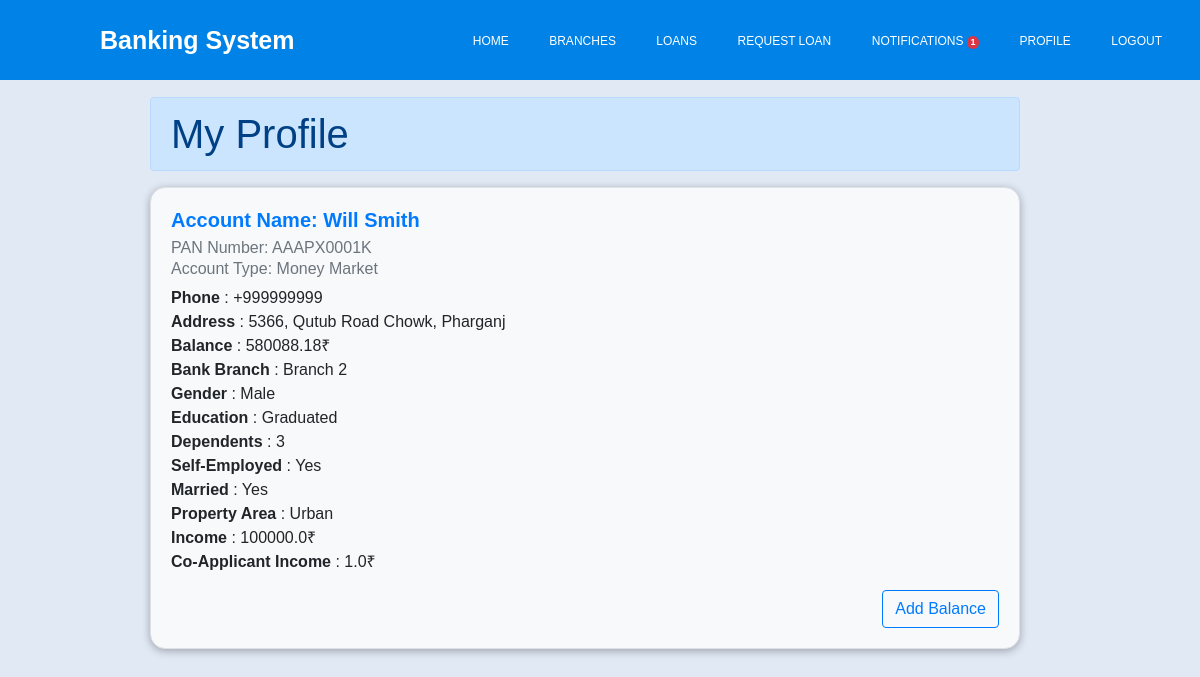
/my-profile (signed in), run on the app's committed database.
### app_authentication/models.py (models this page shows, shortened)
class User(AbstractBaseUser, PermissionsMixin):
    account_name = models.CharField(max_length=30, unique=True)
    pan_number_regex = '^[A-Z]{3}P[A-Z][0-9]{4}K$'
    pan_number_validator = RegexValidator(pan_number_regex,'Account Number must be in the format ABCP1X1234K','invalid')
    pan_number = models.CharField(validators=[pan_number_validator],max_length=11,unique=True,null=False,blank=False)
    phone_regex = '^\+?1?\d{9,15}$'
    phone_validator = RegexValidator(phone_regex,'Phone number must be entered in the format: +999999999. Up to 15 digits allowed.','invalid')
    phone = models.CharField(validators=[phone_validator],max_length=17,null=True,blank=True)
    address = models.CharField(max_length=100, null=True, blank=True)
    is_active = models.BooleanField(default=True)
    is_staff = models.BooleanField(default=False)
    self_employed = models.CharField(max_length=3, choices=SELF_EMPLOYED_MARRIAGE_CHOICES,default=SELF_EMPLOYED_MARRIAGE_CHOICES[0])
    married = models.CharField(max_length=3, choices=SELF_EMPLOYED_MARRIAGE_CHOICES,default=SELF_EMPLOYED_MARRIAGE_CHOICES[0])
    gender = models.CharField(max_length=6, choices=GENDER_CHOICES,default=GENDER_CHOICES[0])
    dependents = models.IntegerField(choices=DEPENDENTS_CHOICES,default=DEPENDENTS_CHOICES[0])
    education = models.CharField(max_length=13, choices=EDUCATION_CHOICES,default=EDUCATION_CHOICES[0])
    applicant_income = models.FloatField()
    co_applicant_income = models.FloatField(blank=True,null=True)
    property_area = models.CharField(max_length=5,choices=PROPERTY_AREA_CHOICES,default=PROPERTY_AREA_CHOICES[0])
    USERNAME_FIELD = 'account_name'
    REQUIRED_FIELDS = ['pan_number',]
    objects = UserManager()

### bank_management/models.py (models this page shows, shortened)
class Account(models.Model):
    account_type = models.CharField(max_length=15, choices=ACCOUNT_TYPES)
    balance = models.DecimalField(max_digits=10, decimal_places=2,default=0)
    hold_by = models.ForeignKey(User, on_delete=models.CASCADE)
    branch = models.ForeignKey(Branch, on_delete=models.CASCADE)

class Branch(models.Model):
    name = models.CharField(max_length=100)
    address = models.CharField(max_length=200)
    code = models.CharField(max_length=10, unique=True)
    class Meta:
        verbose_name_plural = 'Branches'
    def __str__(self):
        return self.name

### bank_management/views.py (the view)
# urls.py: path("my-profile",my_profile,name='my-profile'),
@login_required
def my_profile(request):
    profile = request.user
    account = Account.objects.filter(hold_by=profile).first()
    context = {
        "account":account,
        "profile":profile,
    }
    return render(request,"my-profile.html",context)

### bank_management/context_processors.py (called while the page is built)
@login_required
def count_notifications(request):
    count_notifications = Notification.objects.filter(user=request.user,is_seen=False).count()
    return {"count_notifications":count_notifications}

### banking_system/templates/my-profile.html (shortened to what this page needs)
{% extends 'base.html' %} {% block content %}
<div class="row mt-2" style="width: 100%">
      <div class="col">
        <h1
          class="alert alert-primary"
          style="margin-right: 150px; margin-left: 150px"
        >
          My Profile
        </h1>
        <div
          class="card mt-2"
          style="
            background-color: #f8f9fa;
            border: 1px solid #dee2e6;
            border-radius: 0.95rem;
            box-shadow: 0 0.125rem 0.5rem rgba(0, 0, 0, 0.3);
            margin-left: 150px;
            margin-right: 150px;
          "
        >
          <div class="card-body">
            <h5
              class="card-title"
              style="color: #007bff; font-size: 1.25rem; font-weight: bold"
            >
              Account Name: {{profile.account_name}}
            </h5>
            <h6 class="card-subtitle mb-2 text-muted">
              PAN Number: {{profile.pan_number}}
            </h6>
            <h6 class="card-subtitle mb-2 text-muted">
              Account Type: {{account.get_account_type_display}}
            </h6>
            <p class="card-text">
              {% if profile.phone %} <b>Phone</b> : {{profile.phone}}
              <br />{% endif %} {% if profile.address %}
              <b>Address</b> : {{profile.address}} <br />{% endif %}
              <b>Balance</b> : {{account.balance}}&#8377; <br />
              <b>Bank Branch</b> : {{account.branch}} <br />
              <b>Gender</b> : {{user.get_gender_display}} <br />
              <b>Education</b> : {{user.get_education_display}} <br />
              <b>Dependents</b> : {{user.get_dependents_display}} <br />
              <b>Self-Employed</b> : {{user.get_self_employed_display}} <br />
              <b>Married</b> : {{user.get_married_display}} <br />
              <b>Property Area</b> : {{user.get_property_area_display}} <br />
              <b>Income</b> : {{user.applicant_income}}&#8377; <br />
              {% if user.co_applicant_income %}
              <b>Co-Applicant Income</b> : {{user.co_applicant_income}}&#8377;
              <br />{% endif %}
            </p>
            <button
              type="button"
              class="btn btn-outline-primary float-end"
              data-toggle="modal"
              data-target="#addBalanceModal"
            >
              Add Balance
            </button>
          </div>
        </div>
      </div>
    </div>
    {% endblock content %}

### banking_system/static/navbar.css (style rules this page uses)
* { margin: 0; padding: 0; text-decoration: none; list-style: none; box-sizing: border-box; }
body { font-family: sans-serif; }

### data on the page
User: account_name "Will Smith", pan_number "AAAPX0001K", phone "+999999999", address "5366, Qutub Road Chowk, Pharganj", gender "Male", education "Graduated", dependents "3", self_employed "Yes", married "Yes", property_area "Urban", applicant_income "100000.0", co_applicant_income "1.0"
Account: account_type "Money Market", balance "580088.18", branch "Branch 2"

### other printed values
{{ count_notifications }} "1"
